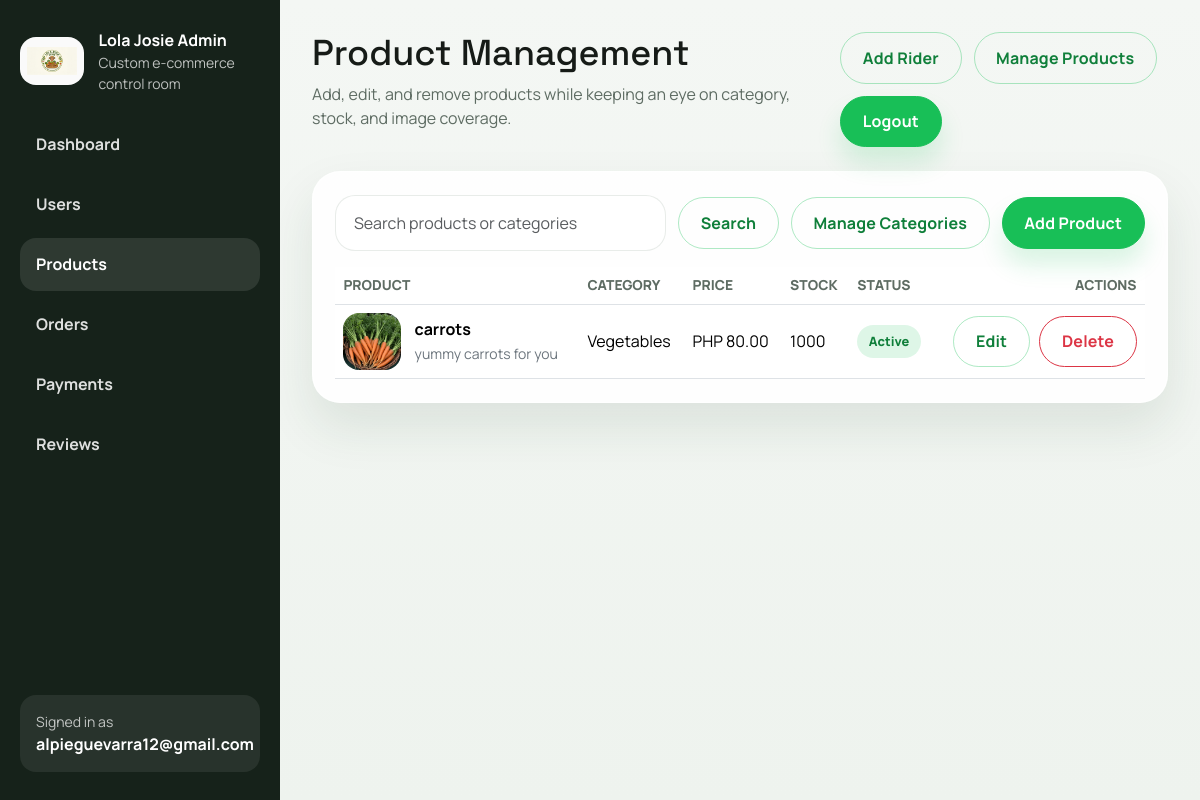
The page /admin-dashboard/products/ (signed in) on the database as committed earlier.
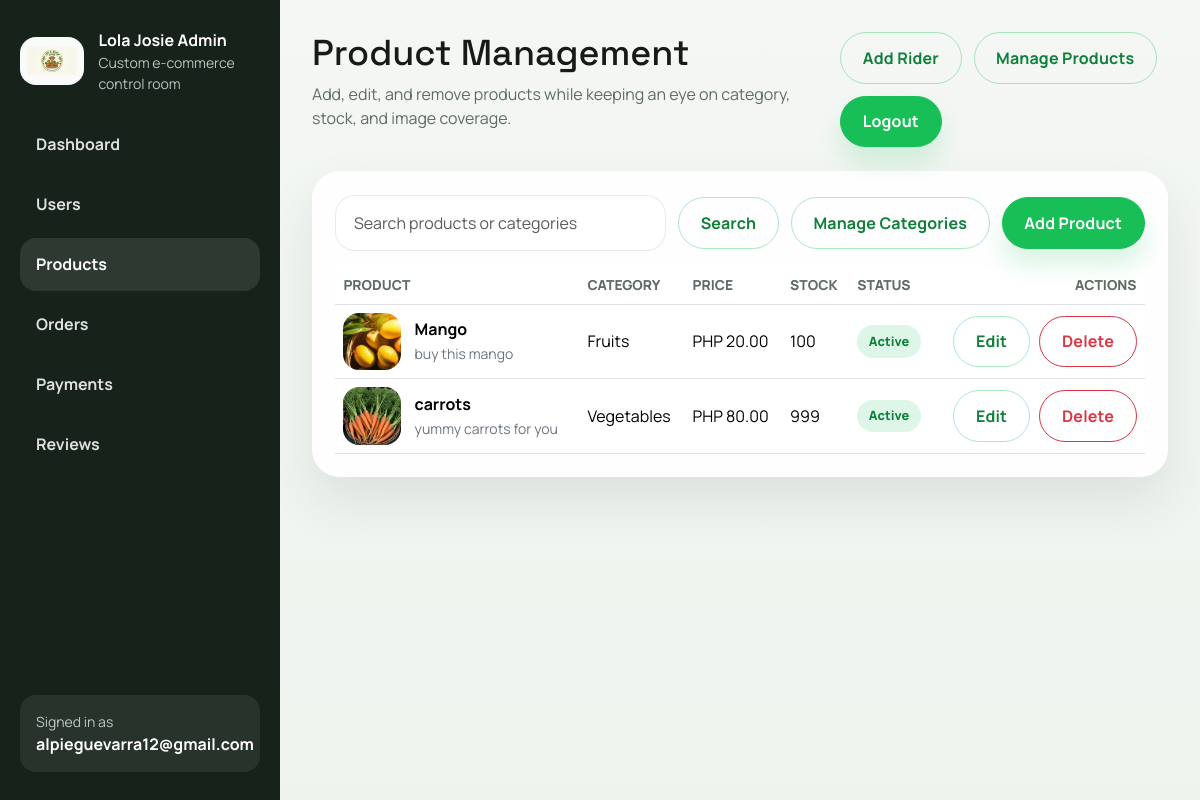
The same page on the database as committed later.
### products/models.py (models this page shows, shortened)
class Product(models.Model):
    category = models.ForeignKey(
        Category,
        on_delete=models.PROTECT,
        related_name="products",
    )
    name = models.CharField(max_length=200)
    slug = models.SlugField(max_length=220, unique=True, blank=True)
    description = models.TextField()
    price = models.DecimalField(max_digits=10, decimal_places=2)
    stock = models.PositiveIntegerField(default=0)
    image = models.ImageField(upload_to=product_image_upload_path, blank=True, null=True)
    is_active = models.BooleanField(default=True)
    created_at = models.DateTimeField(auto_now_add=True)
    updated_at = models.DateTimeField(auto_now=True)
    class Meta:
        ordering = ["name"]

class Category(models.Model):
    name = models.CharField(max_length=120, unique=True)
    slug = models.SlugField(max_length=140, unique=True, blank=True)
    description = models.TextField(blank=True)
    class Meta:
        ordering = ["name"]
        verbose_name_plural = "categories"

### users/admin_views.py (the view)
# urls.py: path("products/", ProductListAPIView.as_view(), name="product_list"),
@admin_required
def product_list(request):
    query = request.GET.get("q", "").strip()
    products = Product.objects.select_related("category").order_by("name")
    if query:
        products = products.filter(
            Q(name__icontains=query) | Q(description__icontains=query) | Q(category__name__icontains=query)
        )
    page_obj = paginate_queryset(request, products, per_page=12)
    return render(
        request,
        "admin_dashboard/products/list.html",
        {
            "page_obj": page_obj,
            "query": query,
            "querystring": querystring_without_page(request),
            "section": "products",
            "low_stock_threshold": 5,
            "category_count": Category.objects.count(),
        },
    )

### cart/cart.py (called while the page is built)
    def __len__(self):
        return sum(self.cart.values())

### cart/context_processors.py (called while the page is built)
def cart_summary(request):
    return {"cart_item_count": len(Cart(request))}

### config/context_processors.py (called while the page is built)
def site_meta(request):
    return {
        "site_name": settings.SITE_NAME,
        "site_tagline": settings.SITE_TAGLINE,
    }

### users/admin_access.py (called while the page is built)
def is_admin_user(user):
    return user.is_authenticated and (user.is_staff or user.is_superuser)

def admin_required(view_func):
    @wraps(view_func)
    @login_required(login_url="login")
    def wrapped_view(request, *args, **kwargs):
        if not is_admin_user(request.user):
            messages.error(request, "You do not have permission to access the admin dashboard.")
            return redirect("products:product_list")
        return view_func(request, *args, **kwargs)
    return wrapped_view

### users/admin_views.py (called while the page is built)
def paginate_queryset(request, queryset, per_page=10):
    paginator = Paginator(queryset, per_page)
    return paginator.get_page(request.GET.get("page"))

def querystring_without_page(request):
    params = request.GET.copy()
    params.pop("page", None)
    return params.urlencode()

### templates/admin_dashboard/products/list.html (shortened to what this page needs)
{% extends "admin_dashboard/base_admin.html" %}
{% block admin_title %}Product Management{% endblock %}
{% block admin_intro %}Add, edit, and remove products while keeping an eye on category, stock, and image coverage.{% endblock %}
{% block admin_content %}
<section class="admin-panel">
    <form method="get" class="admin-toolbar">
        <div class="admin-toolbar__search">
            <input type="text" name="q" class="form-control" value="{{ query }}" placeholder="Search products or categories">
        </div>
        <button type="submit" class="btn btn-outline-success">Search</button>
        <a class="btn btn-outline-success" href="{% url 'admin_dashboard:category_list' %}">Manage Categories</a>
        <a class="btn btn-success" href="{% url 'admin_dashboard:product_create' %}">Add Product</a>
    </form>
    <div class="table-responsive">
        <table class="table admin-table align-middle">
            <thead>
                <tr>
                    <th>Product</th>
                    <th>Category</th>
                    <th>Price</th>
                    <th>Stock</th>
                    <th>Status</th>
                    <th class="text-end">Actions</th>
                </tr>
            </thead>
            <tbody>
                {% for product in page_obj %}
                    <tr class="{% if product.stock <= low_stock_threshold %}admin-row--warning{% endif %}">
                        <td>
                            <div class="admin-media">
                                {% if product.image %}
                                    <img src="{{ product.image.url }}" alt="{{ product.name }}" class="admin-media__thumb">
                                {% else %}
                                    <div class="admin-media__thumb admin-media__thumb--placeholder">No image</div>
                                {% endif %}
                                <div>
                                    <strong>{{ product.name }}</strong><br>
                                    <small class="text-secondary">{{ product.description|truncatewords:10 }}</small>
                                </div>
                            </div>
                        </td>
                        <td>{{ product.category.name }}</td>
                        <td>PHP {{ product.price }}</td>
                        <td>
                            {% if product.stock <= low_stock_threshold %}
                                <span class="admin-badge admin-badge--warning">{{ product.stock }}</span>
                            {% else %}
                                {{ product.stock }}
                            {% endif %}
                        </td>
                        <td>
                            {% if product.is_active %}
                                <span class="admin-badge admin-badge--success">Active</span>
                            {% else %}
                                <span class="admin-badge admin-badge--danger">Hidden</span>
                            {% endif %}
                        </td>
                        <td class="text-end">
                            <div class="admin-actions">
                                <a class="btn btn-outline-success" href="{% url 'admin_dashboard:product_edit' product.id %}">Edit</a>
                                <a class="btn btn-outline-danger" href="{% url 'admin_dashboard:product_delete' product.id %}">Delete</a>
                            </div>
                        </td>
                    </tr>
                {% empty %}
                    <tr>
                        <td colspan="6" class="text-center text-secondary py-4">No products found.</td>
                    </tr>
                {% endfor %}
            </tbody>
        </table>
    </div>
</section>
{% endblock %}

Rows that differ between the two databases and show on the page:
added Product: image (picture), name "Mango", description "buy this mango", category.name "Fruits", price "20.00", stock "100", is_active "Active"
changed Product "carrots": stock "1000" → "999"
